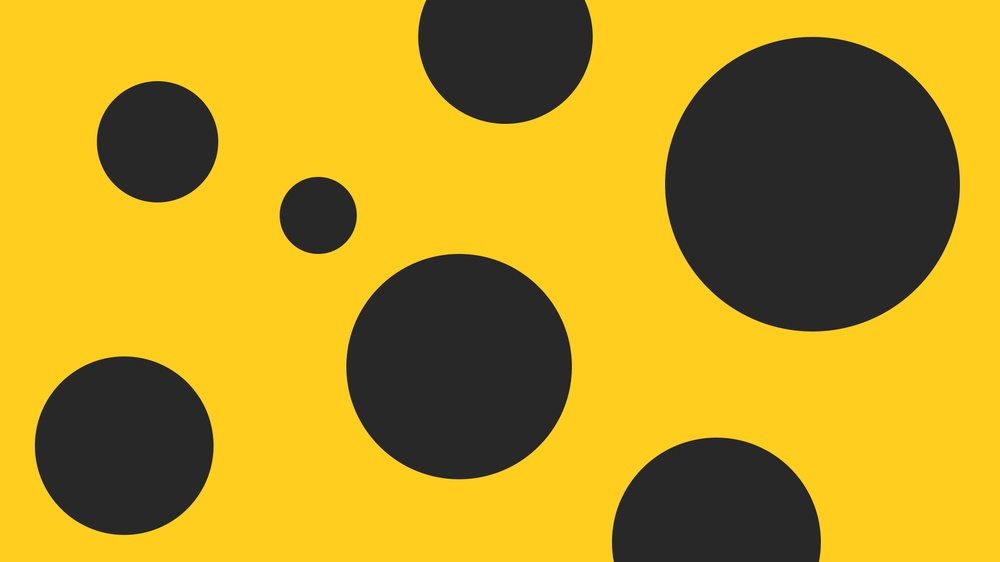
#> input picture pics/sample_image.jpg, 1000 x 562 px, shrunk from 1920 x 1080 before the run, found by its file name
$ python Pixilate.py
#> lines starting #> are read from the running program, lines starting #| are printed output that depends on the picture; after the words box and inside, x2 and y2 are one past the last pixel; in counts of white or black regions, pixels touching at a corner belong together
#> further down, image is the input picture: shape (562, 1000, 3); mean B, G, R 34, 150.2, 182.7
### algorithms/utils.py
import cv2 as cv


def show_image(img):
    cv.imshow("image", img)
    cv.waitKey(0)
    cv.destroyAllWindows()

### algorithms/Pixilate.py
from utils import show_image
from math import gcd, sqrt


def get_size(x, y):
#> called with x = 562, y = 1000
    lcm = x * y // gcd(x, y)
    size = (x * y) // lcm

    a = size
    curr_a = a
    while True:
        if a == int(a):
            curr_a = a
            a = sqrt(a)
        else:
            return int(curr_a)


def pixilate(image, scale=1):
    size = get_size(image.shape[0], image.shape[1]) * scale
#> size = 2

    for row in range(0, image.shape[0], size):
        for col in range(0, image.shape[1], size):

            total_color = [0, 0, 0]

            pixels_run = 0
            for x in range(size):
                for y in range(size):
                    try:
                        current_color = image[row + x][col + y]
                        total_color = [
                            total_color[i] + current_color[i] for i in range(3)
                        ]
                        pixels_run += 1
                    except IndexError:
                        break

            # populate pixels
            average_color = [c // pixels_run for c in total_color]
            for _x in range(size):
                for _y in range(size):
                    try:
                        image[row + _x][col + _y] = average_color
                    except IndexError:
                        break
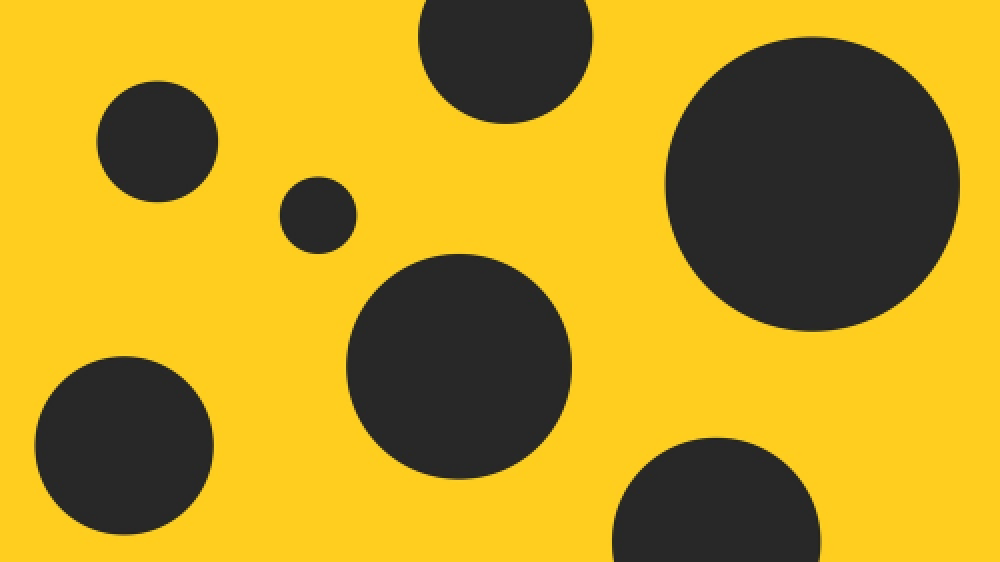
#> image: shape (562, 1000, 3); 11.87% of pixels changed, all inside (x1, y1, x2, y2) = (30, 0, 968, 562)


if __name__ == "__main__":
    import cv2 as cv

    image = cv.imread("pics/sample_image.jpg", -1)

    pixilate(image, scale=1)
    show_image(image)
